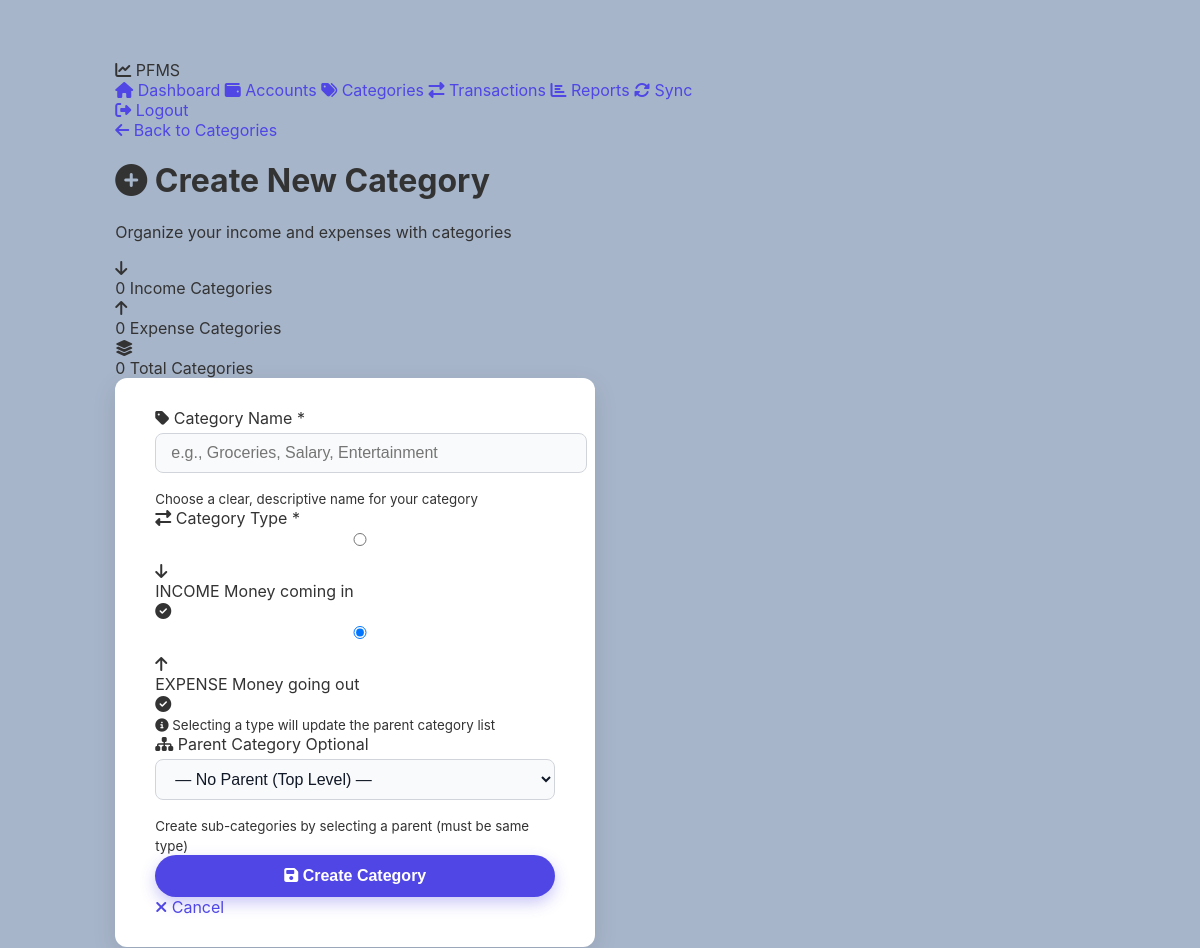
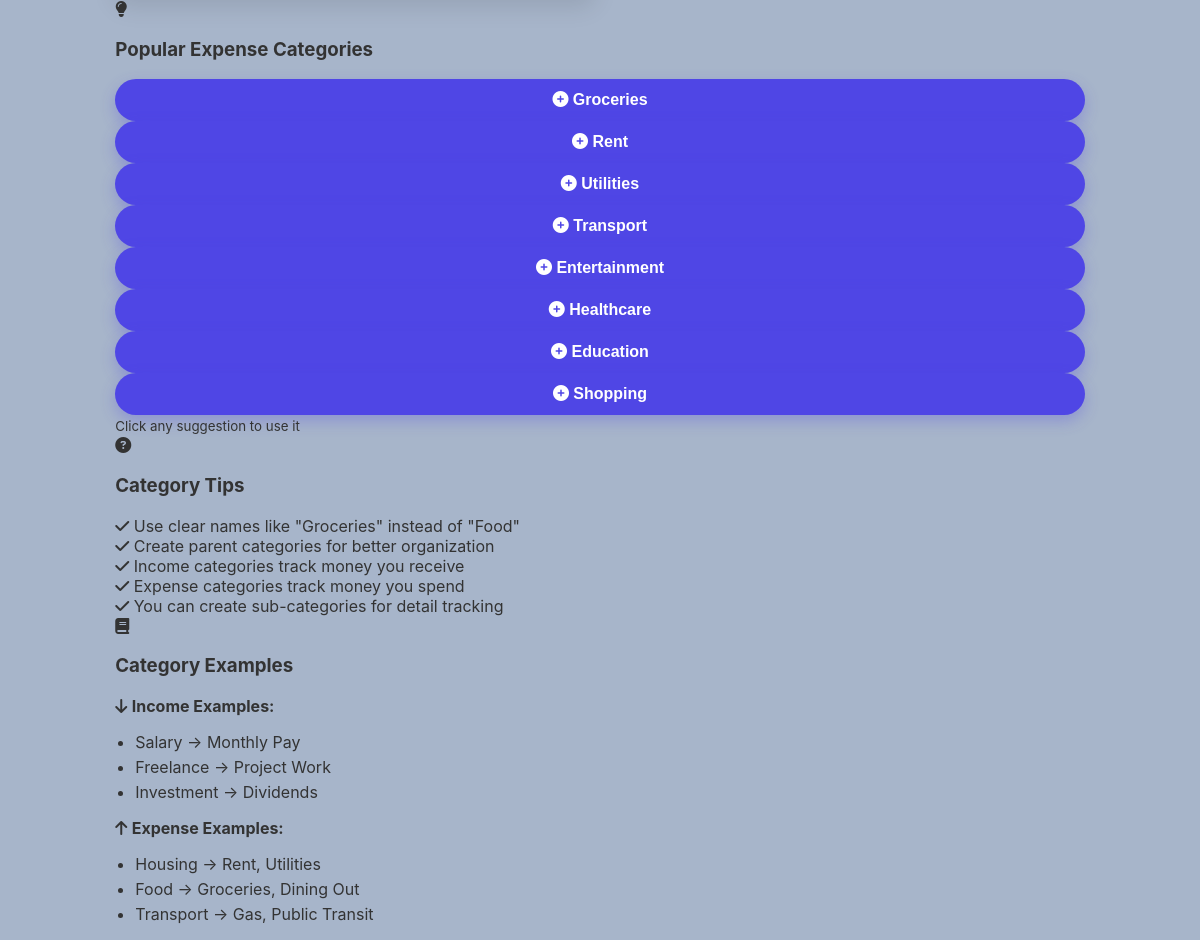
/app/categories/create.php (signed in), run on an earlier commit of the app's database (2 pictures, top to bottom).
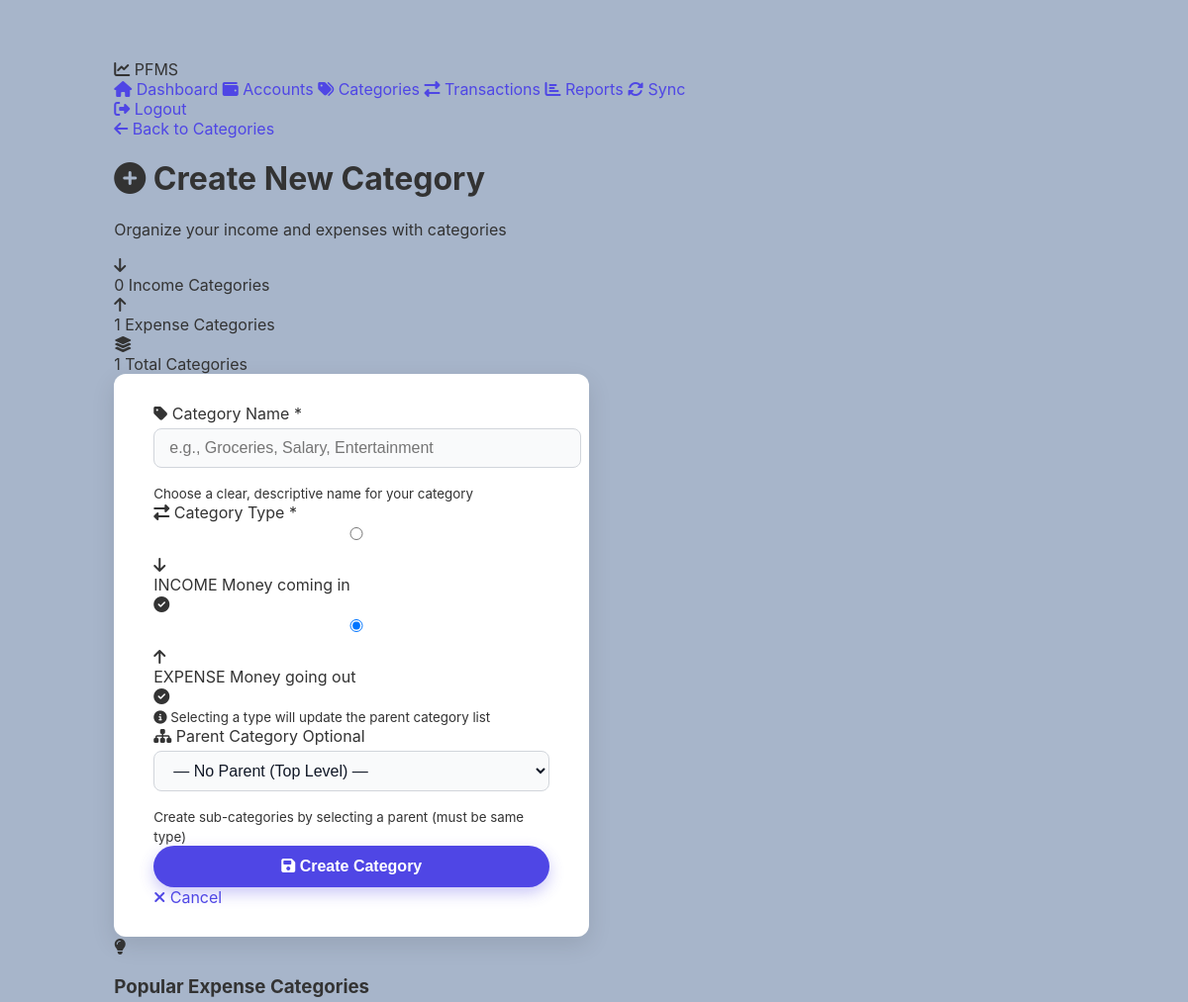
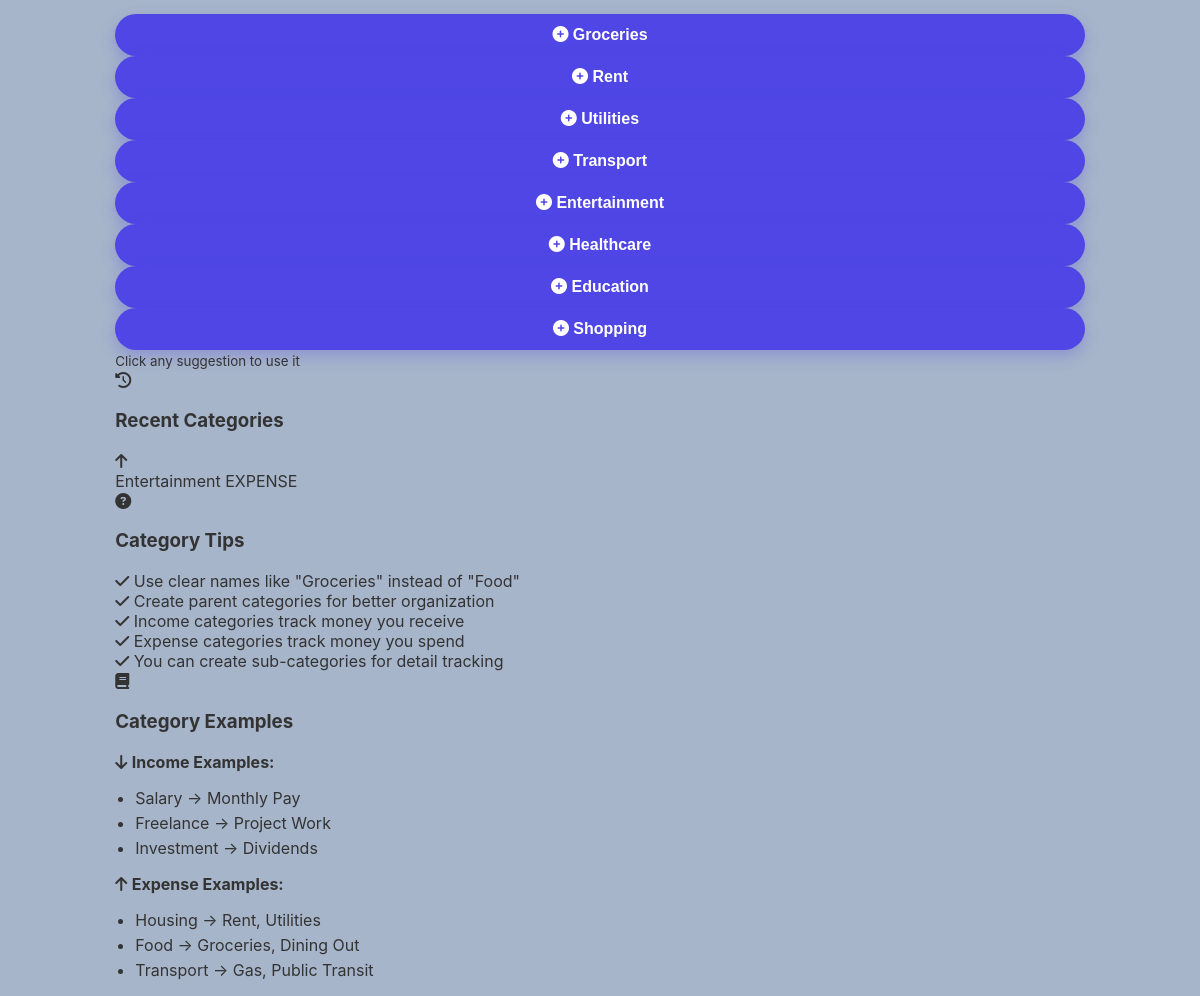
And on a later commit of the database (2 pictures, top to bottom).
### tables this page shows
CREATE TABLE CATEGORIES_LOCAL (
  local_category_id  INTEGER PRIMARY KEY AUTOINCREMENT,
  user_local_id      INTEGER NOT NULL,
  server_category_id INTEGER,
  parent_local_id    INTEGER,
  category_name      TEXT NOT NULL,
  category_type      TEXT NOT NULL CHECK(category_type IN ('INCOME','EXPENSE')),
  created_at         TEXT NOT NULL,
  updated_at         TEXT NOT NULL,
  FOREIGN KEY(user_local_id)   REFERENCES USERS_LOCAL(local_user_id),
  FOREIGN KEY(parent_local_id) REFERENCES CATEGORIES_LOCAL(local_category_id)
);

### app/categories/create.php (the view, shortened to what the changed rows need)
<?php
if (!function_exists('h')) {
    function h($v) { return htmlspecialchars((string)$v, ENT_QUOTES, 'UTF-8'); }
}
$pdo = sqlite();
$uid = (int)($_SESSION['uid'] ?? 0);
$selectedType = $_POST['category_type'] ?? 'EXPENSE';
$existing = $pdo->prepare("SELECT category_name, category_type FROM CATEGORIES_LOCAL WHERE user_local_id=? ORDER BY created_at DESC LIMIT 5");
$existing->execute([$uid]);
$recent_categories = $existing->fetchAll(PDO::FETCH_ASSOC);
$counts = $pdo->prepare("SELECT category_type, COUNT(*) as cnt FROM CATEGORIES_LOCAL WHERE user_local_id=? GROUP BY category_type");
$counts->execute([$uid]);
$type_counts = ['INCOME' => 0, 'EXPENSE' => 0];
foreach($counts->fetchAll(PDO::FETCH_ASSOC) as $row) {
    $type_counts[$row['category_type']] = (int)$row['cnt'];
}
$suggestions = [
    'INCOME' => ['Salary', 'Freelance', 'Investment', 'Bonus', 'Gift', 'Refund', 'Rental Income'],
    'EXPENSE' => ['Groceries', 'Rent', 'Utilities', 'Transport', 'Entertainment', 'Healthcare', 'Education', 'Shopping']
];
?>
<!doctype html>
<html lang="en">
<head>
  <link rel="stylesheet" href="https://cdnjs.cloudflare.com/ajax/libs/font-awesome/6.4.0/css/all.min.css">
  <link rel="stylesheet" href="create.css">
</head>
<body>
<div class="app-container">
  <main class="main-content">
    <div class="page-header">
      <div class="header-left">
        <div class="header-title">
          <h1><i class="fas fa-plus-circle"></i> Create New Category</h1>
        </div>
      </div>
    </div>
    <div class="quick-stats">
      <div class="stat-mini">
        <div class="stat-mini-content">
          <span class="stat-mini-value"><?= $type_counts['EXPENSE'] ?></span>
          <span class="stat-mini-label">Expense Categories</span>
        </div>
      </div>
      <div class="stat-mini">
        <div class="stat-mini-content">
          <span class="stat-mini-value"><?= $type_counts['INCOME'] + $type_counts['EXPENSE'] ?></span>
          <span class="stat-mini-label">Total Categories</span>
        </div>
      </div>
    </div>
    <div class="content-grid">
      <div class="info-section">
        <div class="info-card suggestions-card">
          <div class="info-content">
            <div class="suggestions-grid">
              <?php foreach($suggestions[$selectedType] as $suggestion): ?>
              <button type="button" class="suggestion-btn" onclick="document.getElementById('category_name').value = '<?= $suggestion ?>'; document.getElementById('category_name').focus();">
                <i class="fas fa-plus-circle"></i>
                <span><?= $suggestion ?></span>
              </button>
              <?php endforeach; ?>
            </div>
          </div>
        </div>
        <?php if (!empty($recent_categories)): ?>
        <div class="info-card recent-card">
          <div class="info-header">
            <i class="fas fa-history"></i>
            <h3>Recent Categories</h3>
          </div>
          <div class="info-content">
            <?php foreach($recent_categories as $cat): ?>
            <div class="recent-category-item">
              <div class="recent-cat-icon <?= strtolower($cat['category_type']) ?>">
                <i class="fas fa-<?= $cat['category_type'] === 'INCOME' ? 'arrow-down' : 'arrow-up' ?>"></i>
              </div>
              <div class="recent-cat-info">
                <span class="recent-cat-name"><?= h($cat['category_name']) ?></span>
                <span class="recent-cat-type"><?= $cat['category_type'] ?></span>
              </div>
            </div>
            <?php endforeach; ?>
          </div>
        </div>
        <?php endif; ?>
      </div>
    </div>
  </main>
</div>
</body>
</html>

What changed in the data, as far as the page shows it:
added categories_local: category_name "Entertainment", category_type "EXPENSE"
Also different on the page:
$type_counts['EXPENSE']: "0" → "1"
$type_counts['INCOME'] + $type_counts['EXPENSE']: "0" → "1"
text now shown: "Recent Categories"
